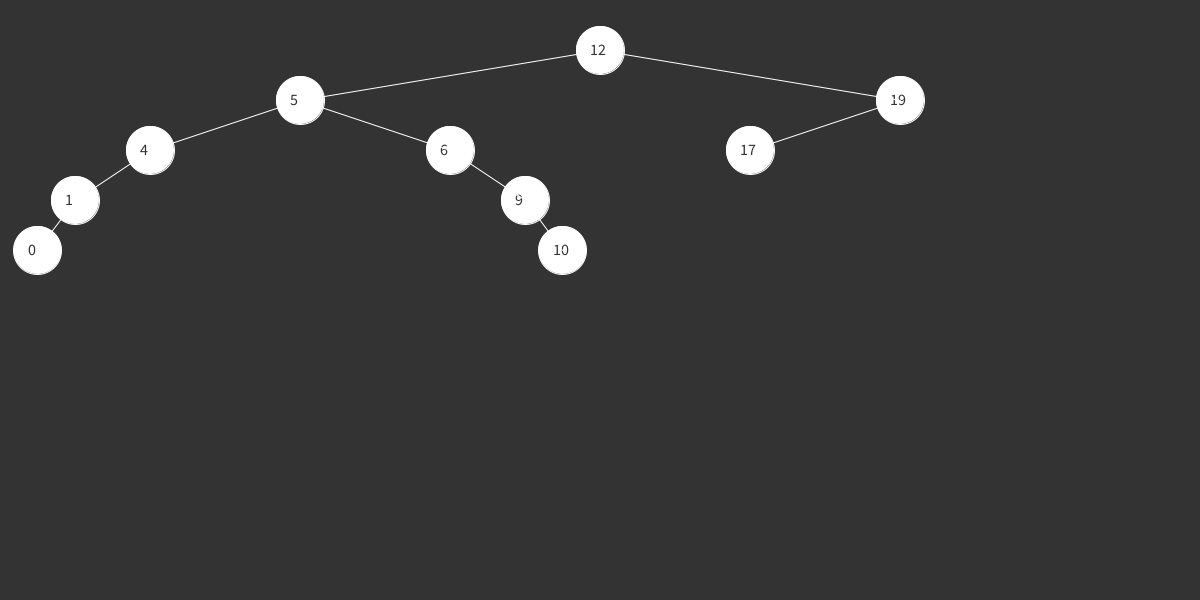
Frame 1 (no input)
Frame 60 (the mouse pressed at the canvas centre just before this capture): identical to frame 1, image omitted
Frame 120 (the mouse held since frame 60 and released just before this capture): identical to frame 1, image omitted

The Processing sketch that drew this single still picture (run headless with seeded random() and noise(); from frame 60 on, the mouse is pressed at the canvas centre):

// Processing sketch: BinarySearchTree
// ── BinarySearchTree.pde
void setup() {
  size(1200, 600);
  background(51);
  BinaryTree tree = new BinaryTree();
  for (int i = 0; i < 15; i++) {
    tree.add(int(random(20)));
  }
  // tree.printInorder();
  // println(tree.contains(15));
  tree.display();
}

void draw() {
  
}

void mousePressed() {
  background(51);
  BinaryTree tree = new BinaryTree();
  for (int i = 0; i < 15; i++) {
    tree.add(int(random(20)));
  }
  tree.display();
}
// ── BinaryTree.pde
class BinaryTree {
  Node root;
  
  void add(int data) {
    if (root == null) root = new Node(data);
    else root.add(data);
  }
  
  void printInorder() {
    if (root == null) {
      println("EMPTY");
    }
    else root.printInorder();
  }
  
  boolean contains(int d) {
    if (root == null) return false;
    return root.find(d);
  }
  
  void display() {
    root.display(1, 0, width);
  }
}
// ── Node.pde
class Node {
  Node left;
  Node right;
  int data;
  int levelHeight = 50;
  int nodeRadius = 24;
  
  Node(int d) {
    data = d;
  }
  
  void add(int d) {
    // dont allow duplicates in the tree
    if (data == d) return;
    
    if (d < data && left != null) left.add(d);
      
    else if (d > data && right != null) right.add(d);
      
    else if (d < data && left == null) left = new Node(d);

    else right = new Node(d);
  }
  
  void printInorder() {
    if (left != null) {
      left.printInorder();
    }
    println(data);
    if (right != null) {
      right.printInorder();
    }
  }
  
  boolean find(int d) {
    if (data == d) return true;
    if (d < data && left != null) return left.find(d);
    else if (d > data && right != null) return right.find(d);
    return false;
  }
  
  void display(int level, float low, float high) {
    stroke(255);
    fill(255);
    float mid = (low + high) / 2;
    ellipse(mid, level * levelHeight, nodeRadius*2, nodeRadius*2);    
    
    // left node + line towards it
    if (left != null) {
      line(mid, level * levelHeight, (low + mid) / 2, (level + 1) * levelHeight);
      left.display(level + 1, low, mid);
    }
    // right node + line towards it
    if (right != null) {
      right.display(level + 1, mid, high);
      line(mid, level * levelHeight, (mid + high) / 2, (level + 1) * levelHeight);
    }
    
    // draw numbers in the nodes
    textSize(nodeRadius/1.5);
    fill(51);
    text(data, mid - 10, level * levelHeight + 5);
  }
}
